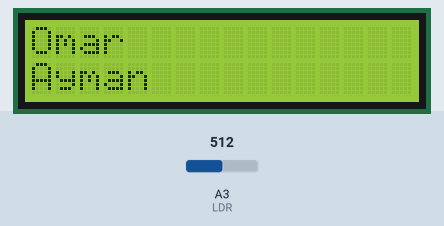
This program was run on a simulated Arduino Uno, built with avr-gcc and run on an emulated ATmega328P. Shown: 16×2 character LCD. Inputs (shaded band) come from the test bench; at power-on: A3 (LDR) = 512. What the program prints to the serial monitor is not drawn.

Above: at 1.1 s.
At 5.3 s:
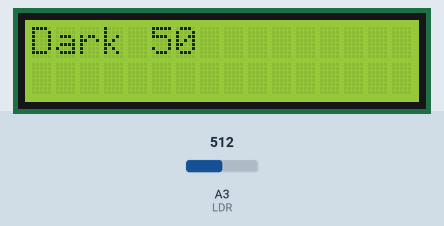
5.4 s: A3 (LDR) set to 529
At 6.3 s:
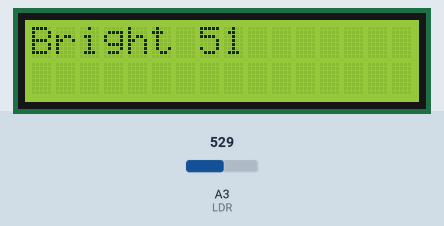
6.9 s: A3 (LDR) set to 511
At 7.2 s:
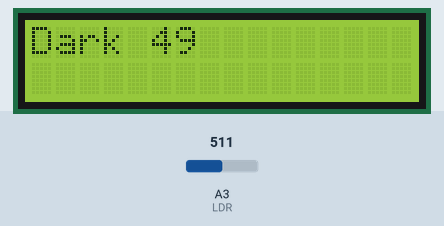
8.4 s: A3 (LDR) set to 306
At 9.1 s:
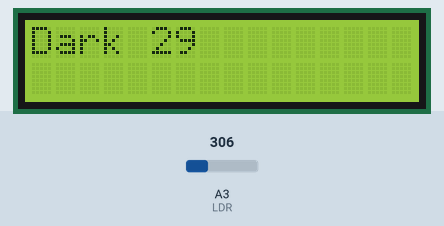
Timing chart, 0 to 11.4 s (numbered marks = the images above; inputs shaded):
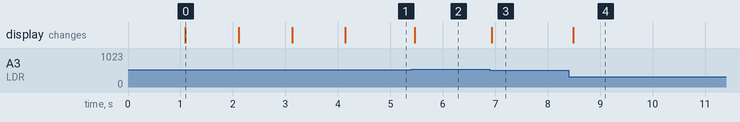

The program:

main.cpp
```cpp
#include <Arduino.h>
#include <LiquidCrystal_I2C.h>

#define LDR A3
#define TITLE_DELAY 1000

/*LCD connection (I2C)
VCC ->  5V
GND ->  GND
SDA ->  A4
SCL ->  A5
--------
LCD connection (no I2C)
VSS ->  GND
VDD ->  5V
VO -> (a leg of a 10K potentiometer || GND)
RS -> 12
RW ->  GND
E ->  11
D0-D3 ->  leave
D4 ->  5
D5 ->  4
D6 ->  3
D7 ->  2

use the following

#include <LiquidCrystal.h>

LiquidCrystal lcd(RS, E, D4, D5, D6, D7);
*/
LiquidCrystal_I2C lcd(0x27, 16, 2);

void printName(String first, String last){
    lcd.clear();
    lcd.setCursor(0,0);
    lcd.print(first);
    lcd.setCursor(0, 1);
    lcd.print(last);
    delay(TITLE_DELAY);
}

void writeToLcd(String msg, int read){
    lcd.clear();
    lcd.setCursor(0,0);
    lcd.print(msg + String(read));
}

void setup(){
    Serial.begin(9600);
    pinMode(LDR, INPUT);

    //basic lcd configuration
    lcd.init();
    lcd.backlight();
    //extra magic
    printName("Amr", "Yasser");
    printName("Omar", "Ayman");
    printName("Abdelrahman", "Zakzouk");
    printName("Moamen", "Mahmoud");
}

void loop(){
    int read = map(analogRead(LDR), 0, 1023, 0, 100);
    Serial.println("read: " + String(read));

    switch (read)
    {
    case 0 ... 50:
        writeToLcd("Dark ", read);
        break;
        default:
        writeToLcd("Bright ", read);
        break;
    }

    delay(100);
}
```

Measured:
- the behaviour switches between 521 and 522 on A3 (LDR) (found by bisection; images 1 and 2)
- after the input at 5.4 s, the display: changes after 0.07 s (image 2)
- after the input at 6.9 s, the display: changes at once (image 3)
- after the input at 8.4 s, the display: changes after 0.08 s (image 4)
- what the display in image 0 shows lasts 1.0 s, from 1.1 s to 2.1 s
